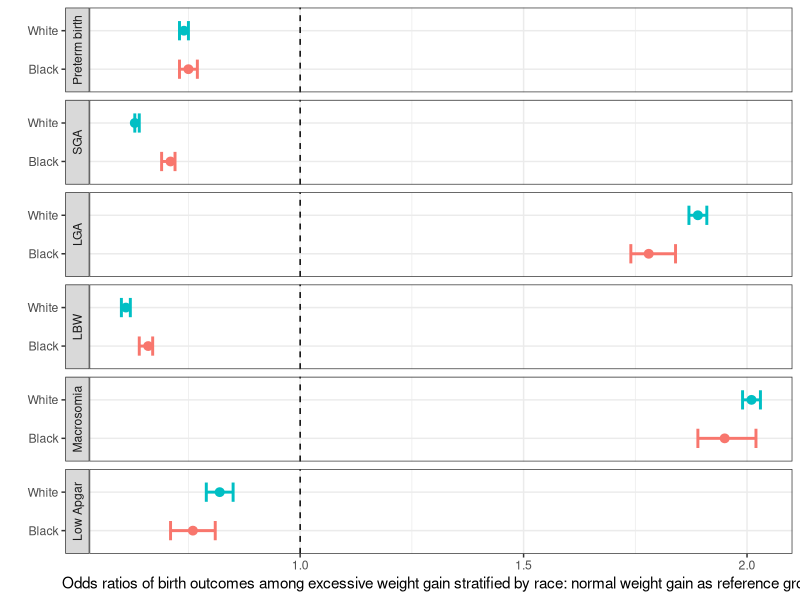

Write R code to recreate this figure.
library(ggplot2)
## Registered S3 methods overwritten by 'ggplot2':
##   method         from 
##   [.quosures     rlang
##   c.quosures     rlang
##   print.quosures rlang
mytheme <- function(base_size = 12, base_family = "sans"){
  theme_minimal(base_size = base_size, base_family = base_family) +
  theme(
    axis.text = element_text(size = 12),
    axis.title = element_text(size = 14),
    panel.grid.major = element_line(color = "grey"),
    panel.grid.minor = element_blank(),
    panel.background = element_rect(fill = "aliceblue"),
    strip.background = element_rect(fill = "darkgrey", color = "grey", size = 1),
    strip.text = element_text(face = "bold", size = 12, color = "white"),
    legend.position = " ",
    legend.justification = "top", 
    panel.border = element_rect(color = "grey", fill = NA, size = .5)
  )
}

Parameter  = c("Preterm birth", "SGA", "LGA", "LBW", "Macrosomia", "Low Apgar")
Race = c("White","White","White","White","White","White","Black","Black","Black","Black","Black","Black")
OR    = c(0.74, 0.63, 1.89, 0.61, 2.01, 0.82, 0.75, 0.71, 1.78, 0.66, 1.95, 0.76)
Lower = c(0.73, 0.63, 1.87, 0.60, 1.99, 0.79, 0.73, 0.69, 1.74, 0.64, 1.89, 0.71)
Upper = c(0.75, 0.64, 1.91, 0.62, 2.03, 0.85, 0.77, 0.72, 1.84, 0.67, 2.02, 0.81)

dat = data.frame(Parameter, OR, Lower, Upper)

limit_line_height=.5
limit_line_thickness=1
point_estimate_thickness=.5

dat$Parameter = factor(dat$Parameter, levels=c("Preterm birth", "SGA", "LGA", "LBW", "Macrosomia", "Low Apgar")) 
g = ggplot(data=dat, aes(x=Race, y=OR, ymin=Lower, ymax=Upper, color=Parameter))
g = g + geom_pointrange(aes(col=Race), lwd=point_estimate_thickness)  
g = g + geom_hline(aes(fill=Race), yintercept =1, linetype=2)
g = g + xlab("") + ylab("Odds ratios of birth outcomes among excessive weight gain stratified by race: normal weight gain as reference group")
g = g + geom_errorbar(aes(ymin=Lower, ymax=Upper, col=Race), width=limit_line_height, cex=limit_line_thickness)
g = g + facet_wrap(~Parameter, strip.position="left", nrow=9, scales = "free_y")
g = g + theme(plot.title=element_text(size=16,face="bold"),
        axis.text.y=element_blank(),
        axis.ticks.y=element_blank(),
        axis.text.x=element_text(face="bold"),
        axis.title=element_text(size=10,face="bold"),
        strip.text.y = element_text(hjust=0,vjust = 1,angle=180,face="bold"))
g + coord_flip() + theme_bw() + theme(legend.position="none")





#odds ratio
# relative risk ratio


# ** var, black/white, odds ratio, confidence interval
# 1 1 0.74 0.73 0.75
# 1 2 0.75 0.73 0.77
# 2 1  0.63 0.63 0.64
# 2 2 0.71 0.69 0.72
# 3 1 1.89 1.87 1.91
# 3 2 1.78 1.74 1.84
# 4 1 0.61 0.60 0.62
# 4 2 0.66 0.64 0.67
# 5 1 2.01 1.99 2.03
# 5 2 1.95 1.89 2.02
# 6 1 0.82 0.79 0.85
# 6 2 0.76 0.71 0.81
